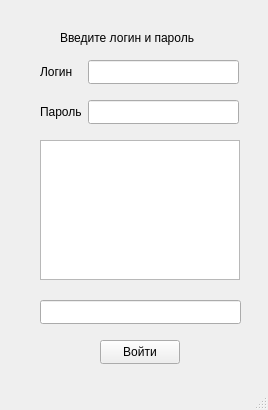
<?xml version="1.0" encoding="UTF-8"?>
<ui version="4.0">
 <class>MainWindow</class>
 <widget class="QMainWindow" name="MainWindow">
  <property name="geometry">
   <rect>
    <x>0</x>
    <y>0</y>
    <width>268</width>
    <height>410</height>
   </rect>
  </property>
  <property name="windowTitle">
   <string>Авторизация</string>
  </property>
  <widget class="QWidget" name="centralwidget">
   <widget class="QLineEdit" name="lineEdit">
    <property name="geometry">
     <rect>
      <x>88</x>
      <y>60</y>
      <width>151</width>
      <height>24</height>
     </rect>
    </property>
   </widget>
   <widget class="QLineEdit" name="lineEdit_2">
    <property name="geometry">
     <rect>
      <x>88</x>
      <y>100</y>
      <width>151</width>
      <height>24</height>
     </rect>
    </property>
   </widget>
   <widget class="QLabel" name="label">
    <property name="geometry">
     <rect>
      <x>40</x>
      <y>100</y>
      <width>42</width>
      <height>24</height>
     </rect>
    </property>
    <property name="text">
     <string>Пароль</string>
    </property>
   </widget>
   <widget class="QLabel" name="label_2">
    <property name="geometry">
     <rect>
      <x>40</x>
      <y>60</y>
      <width>34</width>
      <height>24</height>
     </rect>
    </property>
    <property name="text">
     <string>Логин</string>
    </property>
   </widget>
   <widget class="QLabel" name="label_3">
    <property name="geometry">
     <rect>
      <x>60</x>
      <y>30</y>
      <width>151</width>
      <height>16</height>
     </rect>
    </property>
    <property name="text">
     <string>Введите логин и пароль</string>
    </property>
   </widget>
   <widget class="QPushButton" name="pushButton">
    <property name="geometry">
     <rect>
      <x>100</x>
      <y>340</y>
      <width>80</width>
      <height>24</height>
     </rect>
    </property>
    <property name="text">
     <string>Войти</string>
    </property>
   </widget>
   <widget class="QLineEdit" name="lineEdit_3">
    <property name="geometry">
     <rect>
      <x>40</x>
      <y>300</y>
      <width>201</width>
      <height>24</height>
     </rect>
    </property>
   </widget>
   <widget class="QGraphicsView" name="graphicsView">
    <property name="geometry">
     <rect>
      <x>40</x>
      <y>140</y>
      <width>200</width>
      <height>140</height>
     </rect>
    </property>
    <property name="verticalScrollBarPolicy">
     <enum>Qt::ScrollBarAlwaysOff</enum>
    </property>
    <property name="horizontalScrollBarPolicy">
     <enum>Qt::ScrollBarAlwaysOff</enum>
    </property>
   </widget>
  </widget>
  <widget class="QMenuBar" name="menubar">
   <property name="geometry">
    <rect>
     <x>0</x>
     <y>0</y>
     <width>268</width>
     <height>21</height>
    </rect>
   </property>
  </widget>
  <widget class="QStatusBar" name="statusbar"/>
 </widget>
 <resources/>
 <connections/>
</ui>
